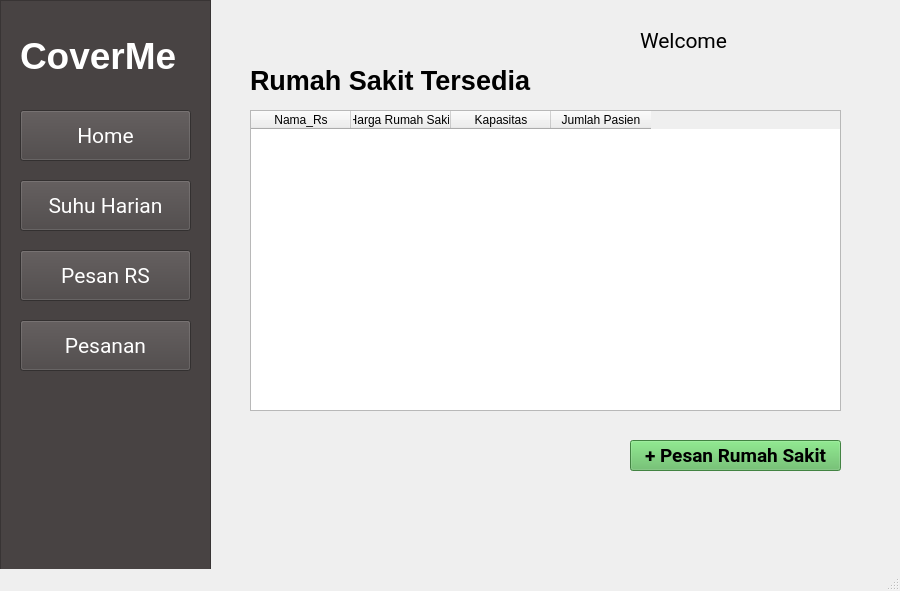
<?xml version="1.0" encoding="UTF-8"?>
<ui version="4.0">
 <class>MainWindow</class>
 <widget class="QMainWindow" name="MainWindow">
  <property name="geometry">
   <rect>
    <x>0</x>
    <y>0</y>
    <width>900</width>
    <height>591</height>
   </rect>
  </property>
  <property name="windowTitle">
   <string>MainWindow</string>
  </property>
  <widget class="QWidget" name="centralwidget">
   <widget class="QFrame" name="Sidebar">
    <property name="geometry">
     <rect>
      <x>0</x>
      <y>0</y>
      <width>211</width>
      <height>591</height>
     </rect>
    </property>
    <property name="styleSheet">
     <string notr="true">QFrame{
	background-color: rgb(72, 67, 67);
}</string>
    </property>
    <property name="frameShape">
     <enum>QFrame::StyledPanel</enum>
    </property>
    <property name="frameShadow">
     <enum>QFrame::Raised</enum>
    </property>
    <widget class="QPushButton" name="SuhuHarian">
     <property name="geometry">
      <rect>
       <x>20</x>
       <y>180</y>
       <width>171</width>
       <height>51</height>
      </rect>
     </property>
     <property name="font">
      <font>
       <family>Roboto</family>
       <pointsize>16</pointsize>
      </font>
     </property>
     <property name="styleSheet">
      <string notr="true">QPushButton{
	background-color: rgb(72, 67, 67);
	color: rgb(255, 255, 255);
}</string>
     </property>
     <property name="text">
      <string>Suhu Harian</string>
     </property>
    </widget>
    <widget class="QLabel" name="label">
     <property name="geometry">
      <rect>
       <x>20</x>
       <y>20</y>
       <width>171</width>
       <height>71</height>
      </rect>
     </property>
     <property name="font">
      <font>
       <pointsize>28</pointsize>
       <weight>75</weight>
       <bold>true</bold>
      </font>
     </property>
     <property name="styleSheet">
      <string notr="true">QLabel{
	color: rgb(255, 255, 255);
}</string>
     </property>
     <property name="text">
      <string>CoverMe</string>
     </property>
    </widget>
    <widget class="QPushButton" name="PesanRS">
     <property name="geometry">
      <rect>
       <x>20</x>
       <y>250</y>
       <width>171</width>
       <height>51</height>
      </rect>
     </property>
     <property name="font">
      <font>
       <family>Roboto</family>
       <pointsize>16</pointsize>
      </font>
     </property>
     <property name="styleSheet">
      <string notr="true">QPushButton{
	background-color: rgb(72, 67, 67);
	color: rgb(255, 255, 255);
}</string>
     </property>
     <property name="text">
      <string>Pesan RS</string>
     </property>
    </widget>
    <widget class="QPushButton" name="Pesanan">
     <property name="geometry">
      <rect>
       <x>20</x>
       <y>320</y>
       <width>171</width>
       <height>51</height>
      </rect>
     </property>
     <property name="font">
      <font>
       <family>Roboto</family>
       <pointsize>16</pointsize>
      </font>
     </property>
     <property name="styleSheet">
      <string notr="true">QPushButton{
	background-color: rgb(72, 67, 67);
	color: rgb(255, 255, 255);
}</string>
     </property>
     <property name="text">
      <string>Pesanan</string>
     </property>
    </widget>
    <widget class="QPushButton" name="Home">
     <property name="geometry">
      <rect>
       <x>20</x>
       <y>110</y>
       <width>171</width>
       <height>51</height>
      </rect>
     </property>
     <property name="font">
      <font>
       <family>Roboto</family>
       <pointsize>16</pointsize>
      </font>
     </property>
     <property name="styleSheet">
      <string notr="true">QPushButton{
	background-color: rgb(72, 67, 67);
	color: rgb(255, 255, 255);
}</string>
     </property>
     <property name="text">
      <string>Home</string>
     </property>
    </widget>
   </widget>
   <widget class="QLabel" name="Nama_Klien">
    <property name="geometry">
     <rect>
      <x>640</x>
      <y>10</y>
      <width>251</width>
      <height>61</height>
     </rect>
    </property>
    <property name="font">
     <font>
      <family>Roboto</family>
      <pointsize>16</pointsize>
     </font>
    </property>
    <property name="text">
     <string>Welcome  &lt;KlienName&gt;</string>
    </property>
   </widget>
   <widget class="QLabel" name="header_pesan">
    <property name="geometry">
     <rect>
      <x>250</x>
      <y>60</y>
      <width>301</width>
      <height>41</height>
     </rect>
    </property>
    <property name="font">
     <font>
      <pointsize>20</pointsize>
      <weight>75</weight>
      <bold>true</bold>
     </font>
    </property>
    <property name="styleSheet">
     <string notr="true">QLabel{
	color: rgb(0, 0, 0);
}</string>
    </property>
    <property name="text">
     <string>Rumah Sakit Tersedia</string>
    </property>
   </widget>
   <widget class="QTableWidget" name="tabel_pesan">
    <property name="geometry">
     <rect>
      <x>250</x>
      <y>110</y>
      <width>591</width>
      <height>301</height>
     </rect>
    </property>
    <property name="selectionMode">
     <enum>QAbstractItemView::SingleSelection</enum>
    </property>
    <property name="selectionBehavior">
     <enum>QAbstractItemView::SelectRows</enum>
    </property>
    <property name="columnCount">
     <number>4</number>
    </property>
    <attribute name="verticalHeaderVisible">
     <bool>false</bool>
    </attribute>
    <attribute name="verticalHeaderDefaultSectionSize">
     <number>30</number>
    </attribute>
    <column>
     <property name="text">
      <string>Nama_Rs</string>
     </property>
    </column>
    <column>
     <property name="text">
      <string>Harga Rumah Sakit</string>
     </property>
    </column>
    <column>
     <property name="text">
      <string>Kapasitas</string>
     </property>
    </column>
    <column>
     <property name="text">
      <string>Jumlah Pasien</string>
     </property>
    </column>
   </widget>
   <widget class="QPushButton" name="button_pesan">
    <property name="geometry">
     <rect>
      <x>630</x>
      <y>440</y>
      <width>211</width>
      <height>31</height>
     </rect>
    </property>
    <property name="font">
     <font>
      <family>Roboto</family>
      <pointsize>14</pointsize>
      <weight>75</weight>
      <bold>true</bold>
     </font>
    </property>
    <property name="styleSheet">
     <string notr="true">QPushButton{
	background-color: rgb(92, 184, 92);
}</string>
    </property>
    <property name="text">
     <string>+ Pesan Rumah Sakit</string>
    </property>
   </widget>
  </widget>
  <widget class="QStatusBar" name="statusbar"/>
 </widget>
 <resources/>
 <connections/>
</ui>
